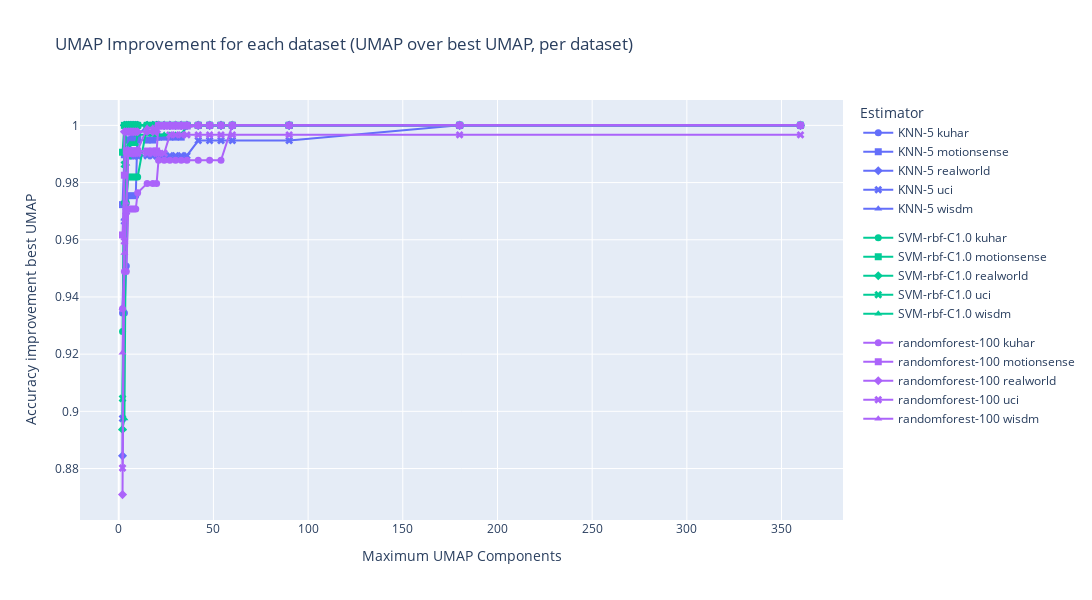

The code cell stored with this chart in its notebook:
### Code cell
df = results.copy()
df = filter_domain_fft_only(df)
df = filter_features_all(df)
df = filter_reducer_over_all(df)
df = filter_scaler_none(df)
df = filter_view_standardized_balanced(df)
df = filter_only_reducer_dataset_equals_train_dataset_or_no_reducer(df)
df = get_umap_improvement_over_best_umap(df)
df = df[(df["umap components"] > 0) & (df["umap components"] <= 360)]

dset_markers = {
    name: markers[i]
    for i, name in enumerate(df["train_datasets"].unique())
}

estimator_colors = {
    name: colors[i]
    for i, name in enumerate(df["estimator"].unique())
}

fig = go.Figure()
for (estimator, dataset), subdf in df.groupby(["estimator", "train_datasets"]):
    subdf = subdf.sort_values(by="umap components")
    xs, ys = [], []
    for n_components in sorted(subdf["umap components"].unique()):
        xs.append(n_components)
        ys.append(subdf[subdf["umap components"] <= n_components]["umap improvement"].max())
    fig.add_trace(
        go.Scatter( 
            x=xs,
            y=ys,
            name=f"{estimator} {dataset}",
            mode="lines+markers",
            legendgroup=estimator,
            # legendgrouptitle="Estimator",
            marker=dict(
                color=estimator_colors[estimator],
                symbol=dset_markers[dataset],
                size=7,
            ),
        )
    )
    # subdf["best umap improvement so far"] = df["umap improvement"].expanding().max()

fig.update_layout(
    title="UMAP Improvement for each dataset (UMAP over best UMAP, per dataset)",
    xaxis_title="Maximum UMAP Components",
    yaxis_title="Accuracy improvement best UMAP",
    legend_title="Estimator",
    width=1200,
    height=600,
    # xaxis=dict(tickmode="linear")
)
fig.show()

### Figure 1 — Plotly figure (JSON) as saved in the notebook; plotly's stock layout.template omitted (floating-point values rounded to 4 significant figures)
{"data": [{"legendgroup": "KNN-5", "marker": {"color": "#636EFA", "size": 7, "symbol": "circle"}, "mode": "lines+markers", "name": "KNN-5 kuhar", "type": "scatter", "x": [2, 3, 4, 5, 6, 7, 8, 9, 10, 15, 18, 20, 21, 24, 27, 30, 33, 36, 42, 48, 54, 60, 90, 180, 360], "y": [0.9344, 0.9344, 0.9508, 0.9754, 0.9754, 0.9754, 0.9754, 0.9754, 1, 1, 1, 1, 1, 1, 1, 1, 1, 1, 1, 1, 1, 1, 1, 1, 1]}, {"legendgroup": "KNN-5", "marker": {"color": "#636EFA", "size": 7, "symbol": "square"}, "mode": "lines+markers", "name": "KNN-5 motionsense", "type": "scatter", "x": [2, 3, 4, 5, 6, 7, 8, 9, 10, 15, 18, 20, 21, 24, 27, 30, 33, 36, 42, 48, 54, 60, 90, 180, 360], "y": [0.9723, 0.9897, 0.9897, 0.9949, 0.9949, 0.9949, 0.9949, 0.9949, 0.9949, 0.9949, 0.9949, 0.9959, 0.9959, 0.9959, 0.9959, 0.9959, 0.9959, 1, 1, 1, 1, 1, 1, 1, 1]}, {"legendgroup": "KNN-5", "marker": {"color": "#636EFA", "size": 7, "symbol": "diamond"}, "mode": "lines+markers", "name": "KNN-5 realworld", "type": "scatter", "x": [2, 3, 4, 5, 6, 7, 8, 9, 10, 15, 18, 20, 21, 24, 27, 30, 33, 36, 42, 48, 54, 60, 90, 180, 360], "y": [0.8844, 1, 1, 1, 1, 1, 1, 1, 1, 1, 1, 1, 1, 1, 1, 1, 1, 1, 1, 1, 1, 1, 1, 1, 1]}, {"legendgroup": "KNN-5", "marker": {"color": "#636EFA", "size": 7, "symbol": "x"}, "mode": "lines+markers", "name": "KNN-5 uci", "type": "scatter", "x": [2, 3, 4, 5, 6, 7, 8, 9, 10, 15, 18, 20, 21, 24, 27, 30, 33, 36, 42, 48, 54, 60, 90, 180, 360], "y": [0.8975, 0.9664, 0.97, 0.9894, 0.9894, 0.9894, 0.9894, 0.9894, 0.9894, 0.9894, 0.9894, 0.9894, 0.9894, 0.9894, 0.9894, 0.9894, 0.9894, 0.9894, 0.9947, 0.9947, 0.9947, 0.9947, 0.9947, 1, 1]}, {"legendgroup": "KNN-5", "marker": {"color": "#636EFA", "size": 7, "symbol": "triangle-up"}, "mode": "lines+markers", "name": "KNN-5 wisdm", "type": "scatter", "x": [2, 3, 4, 5, 6, 7, 8, 9, 10, 15, 18, 20, 21, 24, 27, 30, 33, 36, 42, 48, 54, 60, 90, 180, 360], "y": [0.9361, 0.9673, 0.9894, 0.9916, 0.9919, 0.9963, 0.9963, 0.9963, 0.9963, 1, 1, 1, 1, 1, 1, 1, 1, 1, 1, 1, 1, 1, 1, 1, 1]}, {"legendgroup": "SVM-rbf-C1.0", "marker": {"color": "#00CC96", "size": 7, "symbol": "circle"}, "mode": "lines+markers", "name": "SVM-rbf-C1.0 kuhar", "type": "scatter", "x": [2, 3, 4, 5, 6, 7, 8, 9, 10, 15, 18, 20, 21, 24, 27, 30, 33, 36, 42, 48, 54, 60, 90, 180, 360], "y": [0.9279, 0.973, 0.973, 0.982, 0.982, 0.982, 0.982, 0.982, 0.982, 1, 1, 1, 1, 1, 1, 1, 1, 1, 1, 1, 1, 1, 1, 1, 1]}, {"legendgroup": "SVM-rbf-C1.0", "marker": {"color": "#00CC96", "size": 7, "symbol": "square"}, "mode": "lines+markers", "name": "SVM-rbf-C1.0 motionsense", "type": "scatter", "x": [2, 3, 4, 5, 6, 7, 8, 9, 10, 15, 18, 20, 21, 24, 27, 30, 33, 36, 42, 48, 54, 60, 90, 180, 360], "y": [0.9906, 1, 1, 1, 1, 1, 1, 1, 1, 1, 1, 1, 1, 1, 1, 1, 1, 1, 1, 1, 1, 1, 1, 1, 1]}, {"legendgroup": "SVM-rbf-C1.0", "marker": {"color": "#00CC96", "size": 7, "symbol": "diamond"}, "mode": "lines+markers", "name": "SVM-rbf-C1.0 realworld", "type": "scatter", "x": [2, 3, 4, 5, 6, 7, 8, 9, 10, 15, 18, 20, 21, 24, 27, 30, 33, 36, 42, 48, 54, 60, 90, 180, 360], "y": [0.8937, 1, 1, 1, 1, 1, 1, 1, 1, 1, 1, 1, 1, 1, 1, 1, 1, 1, 1, 1, 1, 1, 1, 1, 1]}, {"legendgroup": "SVM-rbf-C1.0", "marker": {"color": "#00CC96", "size": 7, "symbol": "x"}, "mode": "lines+markers", "name": "SVM-rbf-C1.0 uci", "type": "scatter", "x": [2, 3, 4, 5, 6, 7, 8, 9, 10, 15, 18, 20, 21, 24, 27, 30, 33, 36, 42, 48, 54, 60, 90, 180, 360], "y": [0.9045, 0.9864, 1, 1, 1, 1, 1, 1, 1, 1, 1, 1, 1, 1, 1, 1, 1, 1, 1, 1, 1, 1, 1, 1, 1]}, {"legendgroup": "SVM-rbf-C1.0", "marker": {"color": "#00CC96", "size": 7, "symbol": "triangle-up"}, "mode": "lines+markers", "name": "SVM-rbf-C1.0 wisdm", "type": "scatter", "x": [2, 3, 4, 5, 6, 7, 8, 9, 10, 15, 18, 20, 21, 24, 27, 30, 33, 36, 42, 48, 54, 60, 90, 180, 360], "y": [0.8939, 0.8975, 0.9866, 0.9888, 0.9935, 0.9935, 0.9935, 0.9935, 0.9967, 0.9967, 0.9967, 0.9967, 0.9967, 0.9967, 0.9967, 0.9967, 0.9967, 1, 1, 1, 1, 1, 1, 1, 1]}, {"legendgroup": "randomforest-100", "marker": {"color": "#AB63FA", "size": 7, "symbol": "circle"}, "mode": "lines+markers", "name": "randomforest-100 kuhar", "type": "scatter", "x": [2, 3, 4, 5, 6, 7, 8, 9, 10, 15, 18, 20, 21, 24, 27, 30, 33, 36, 42, 48, 54, 60, 90, 180, 360], "y": [0.9359, 0.9489, 0.9489, 0.9708, 0.9708, 0.9708, 0.9708, 0.9708, 0.9765, 0.9797, 0.9797, 0.9797, 0.9878, 0.9878, 0.9878, 0.9878, 0.9878, 0.9878, 0.9878, 0.9878, 0.9878, 1, 1, 1, 1]}, {"legendgroup": "randomforest-100", "marker": {"color": "#AB63FA", "size": 7, "symbol": "square"}, "mode": "lines+markers", "name": "randomforest-100 motionsense", "type": "scatter", "x": [2, 3, 4, 5, 6, 7, 8, 9, 10, 15, 18, 20, 21, 24, 27, 30, 33, 36, 42, 48, 54, 60, 90, 180, 360], "y": [0.9617, 0.9826, 0.991, 0.991, 0.991, 0.991, 0.991, 0.991, 0.991, 0.991, 0.991, 0.991, 1, 1, 1, 1, 1, 1, 1, 1, 1, 1, 1, 1, 1]}, {"legendgroup": "randomforest-100", "marker": {"color": "#AB63FA", "size": 7, "symbol": "diamond"}, "mode": "lines+markers", "name": "randomforest-100 realworld", "type": "scatter", "x": [2, 3, 4, 5, 6, 7, 8, 9, 10, 15, 18, 20, 21, 24, 27, 30, 33, 36, 42, 48, 54, 60, 90, 180, 360], "y": [0.8709, 0.9978, 0.9978, 0.9978, 0.9978, 0.9978, 0.9978, 0.9978, 0.9978, 0.9978, 0.9978, 0.9978, 1, 1, 1, 1, 1, 1, 1, 1, 1, 1, 1, 1, 1]}, {"legendgroup": "randomforest-100", "marker": {"color": "#AB63FA", "size": 7, "symbol": "x"}, "mode": "lines+markers", "name": "randomforest-100 uci", "type": "scatter", "x": [2, 3, 4, 5, 6, 7, 8, 9, 10, 15, 18, 20, 21, 24, 27, 30, 33, 36, 42, 48, 54, 60, 90, 180, 360], "y": [0.8802, 0.9595, 0.9698, 0.9902, 0.9902, 0.9902, 0.9902, 0.9902, 0.9902, 0.9902, 0.9902, 0.9902, 0.9902, 0.9902, 0.9967, 0.9967, 0.9967, 0.9967, 0.9967, 0.9967, 0.9967, 0.9967, 0.9967, 0.9967, 0.9967]}, {"legendgroup": "randomforest-100", "marker": {"color": "#AB63FA", "size": 7, "symbol": "triangle-up"}, "mode": "lines+markers", "name": "randomforest-100 wisdm", "type": "scatter", "x": [2, 3, 4, 5, 6, 7, 8, 9, 10, 15, 18, 20, 21, 24, 27, 30, 33, 36, 42, 48, 54, 60, 90, 180, 360], "y": [0.9205, 0.9554, 0.973, 0.991, 0.991, 0.991, 0.991, 0.991, 0.9913, 0.9991, 0.9991, 0.9991, 0.9991, 0.9991, 0.9991, 0.9991, 0.9991, 0.9991, 1, 1, 1, 1, 1, 1, 1]}], "layout": {"height": 600, "legend": {"title": {"text": "Estimator"}}, "title": {"text": "UMAP Improvement for each dataset (UMAP over best UMAP, per dataset)"}, "width": 1200, "xaxis": {"title": {"text": "Maximum UMAP Components"}}, "yaxis": {"title": {"text": "Accuracy improvement best UMAP"}}}}
